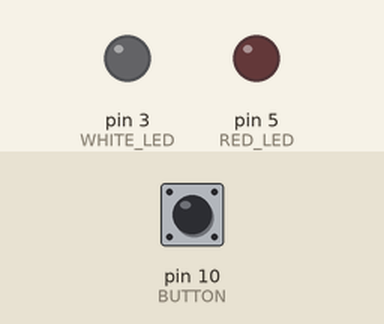
Simulated run of this sketch. Board: Arduino Uno, built with avr-gcc and run on an emulated ATmega328P. Parts: output pins drawn as LEDs (lit = HIGH). The inputs (shaded band) are chosen by the test bench; at power-on: pin 10 (BUTTON) LOW.

Above: at 1.2 s.
1.3 s: pin 10 (BUTTON) pulled HIGH for 0.15 s
At 1.4 s:
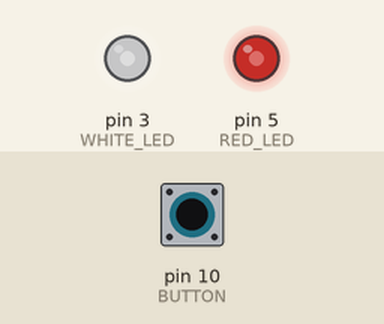
3.0 s: pin 10 (BUTTON) pulled HIGH for 1 s
At 4.7 s:
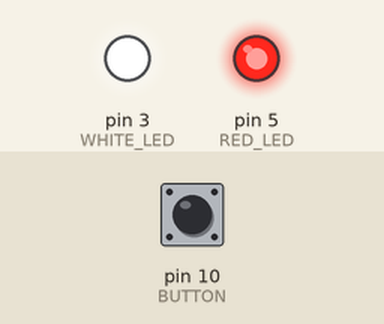
5.5 s: pin 10 (BUTTON) pulled HIGH for 0.15 s
At 6.9 s:
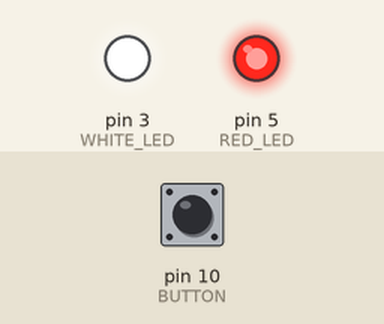
7.2 s: pin 10 (BUTTON) pulled HIGH for 1 s
At 9.0 s:
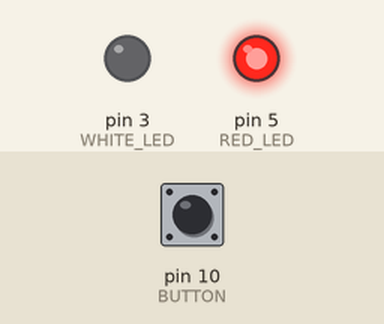
9.7 s: pin 10 (BUTTON) pulled HIGH for 0.15 s
At 11.1 s:
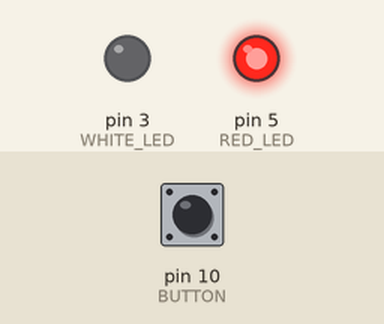
11.4 s: pin 10 (BUTTON) pulled HIGH for 3.2 s
At 12.7 s:
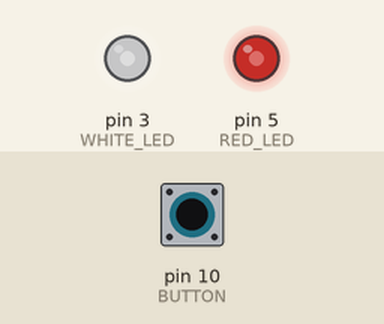
Timing chart, 0 to 16.1 s (numbered marks = the images above; inputs shaded):
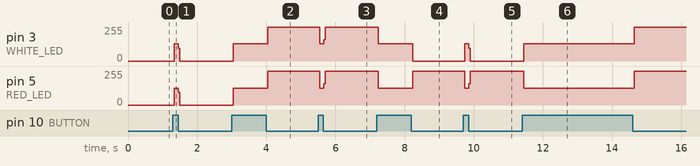

The sketch:

lampStates.ino
```cpp
#define WHITE_LED 3
#define RED_LED 5
#define BUTTON 10
#define ARRAY_LEN(x)  (sizeof(x) / sizeof((x)[0]))

int whiteState[] = { LOW, HIGH, LOW, HIGH };
int redState[] = { LOW, LOW, HIGH, HIGH };

int i = 0;

void setup() {
  pinMode(WHITE_LED, OUTPUT);
  pinMode(RED_LED, OUTPUT);
  digitalWrite(WHITE_LED, LOW);
  digitalWrite(RED_LED, LOW);
}

void loop() {
  if (digitalRead(BUTTON) == HIGH) {
    i = (i + 1) % ARRAY_LEN(whiteState);
    digitalWrite(WHITE_LED, whiteState[i]);
    digitalWrite(RED_LED, redState[i]);
  }
}
```

Measured:
- after the input at 1.3 s, pin 3 (WHITE_LED): 0/255 → 128/255 at once, → 0/255 0.12 s later; pin 5 (RED_LED): 0/255 → 127/255 at once, → 0/255 0.12 s later
- after the input at 3.0 s, pin 3 (WHITE_LED): 0/255 → 128/255 at once, → 255/255 1.0 s later; pin 5 (RED_LED): 0/255 → 127/255 at once, → 255/255 1.0 s later
- after the input at 5.5 s, pin 3 (WHITE_LED): 255/255 → 128/255 at once, → 255/255 0.12 s later; pin 5 (RED_LED): 255/255 → 127/255 at once, → 255/255 0.12 s later
- after the input at 7.2 s, pin 3 (WHITE_LED): 255/255 → 128/255 at once, → 0/255 1.0 s later; pin 5 (RED_LED): 255/255 → 127/255 at once, → 255/255 1.0 s later
- after the input at 9.7 s, pin 3 (WHITE_LED): 0/255 → 128/255 at once, → 0/255 0.12 s later; pin 5 (RED_LED): 255/255 → 127/255 at once, → 255/255 0.12 s later
- after the input at 11.4 s, pin 3 (WHITE_LED): 0/255 → 128/255 at once, → 255/255 3.2 s later; pin 5 (RED_LED): 255/255 → 127/255 at once, → 255/255 3.2 s later
